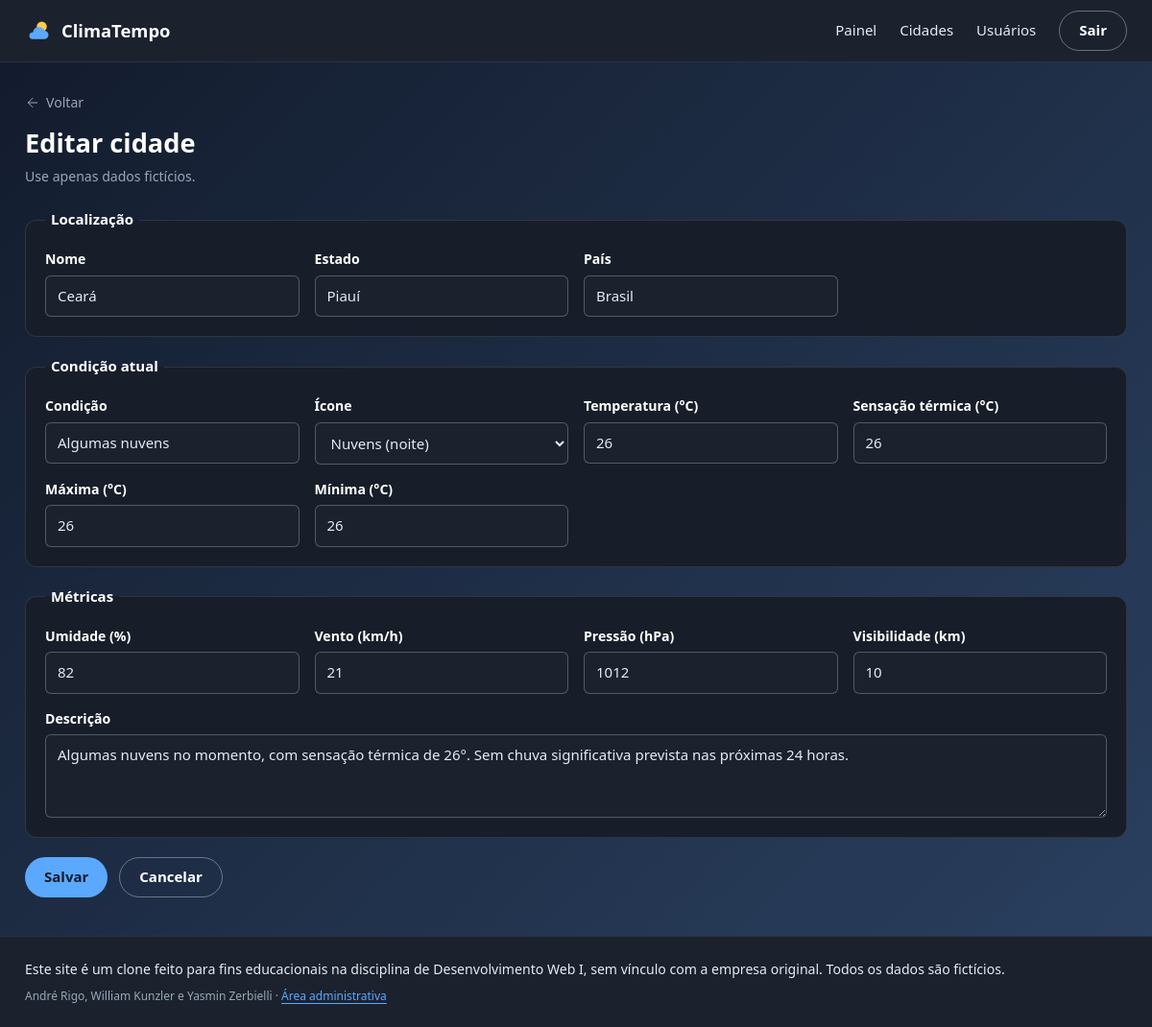
The app's page /admin/cidade-form.php?id=1 (signed in) with its own data.
### tables this page shows
CREATE TABLE cidades (
    id INT AUTO_INCREMENT PRIMARY KEY,
    nome VARCHAR(60) NOT NULL,
    estado VARCHAR(60) NOT NULL,
    pais VARCHAR(60) NOT NULL,
    temperatura INT NOT NULL,
    sensacao INT NOT NULL,
    maxima INT NOT NULL,
    minima INT NOT NULL,
    condicao VARCHAR(60) NOT NULL,
    icone VARCHAR(30) NOT NULL,
    umidade INT NOT NULL,
    vento INT NOT NULL,
    pressao INT NOT NULL,
    visibilidade INT NOT NULL,
    descricao VARCHAR(500) NOT NULL DEFAULT '',
    atualizado_em DATETIME NOT NULL DEFAULT CURRENT_TIMESTAMP ON UPDATE CURRENT_TIMESTAMP
);

### includes/conexao.php (called while the page is built)
<?php
function conexao()
{
    static $pdo = null;
    if ($pdo == null) {
        try {
            $pdo = new PDO('mysql:host=' . DB_HOST . ';dbname=' . DB_NOME . ';charset=utf8mb4', DB_USUARIO, DB_SENHA);
            $pdo->setAttribute(PDO::ATTR_ERRMODE, PDO::ERRMODE_EXCEPTION);
            $pdo->setAttribute(PDO::ATTR_DEFAULT_FETCH_MODE, PDO::FETCH_ASSOC);
        } catch (PDOException $erro) {
            die('Erro ao conectar com o banco de dados.');
        }
    }
    return $pdo;
}

### includes/dados.php (called while the page is built, shortened)
<?php
function buscarCidade($id)
{
    $sql = conexao()->prepare('SELECT * FROM cidades WHERE id = ?');
    $sql->execute([$id]);
    return $sql->fetch();
}

### includes/funcoes.php (called while the page is built, shortened)
<?php
function e($texto)
{
    return htmlspecialchars((string) $texto, ENT_QUOTES, 'UTF-8');
}

### includes/regras.php (called while the page is built, shortened)
<?php
function iconesClima()
{
    return [
        'sun' => 'Sol',
        'cloud-sun' => 'Sol entre nuvens',
        'cloud' => 'Nublado',
        'cloud-moon' => 'Nuvens (noite)',
        'moon' => 'Céu limpo (noite)',
        'cloud-rain' => 'Chuva',
        'cloud-lightning' => 'Tempestade',
        'cloud-fog' => 'Neblina',
    ];
}

### public/admin/cidade-form.php (the view, shortened to what this page needs)
<?php
$id = $_GET['id'] ?? null;
$erros = [];
if ($id) {
    $cidade = buscarCidade($id);
}
require __DIR__ . '/../../includes/header.php';
?>
    <main class="container admin">
        <a href="cidades.php" class="admin-voltar"><i data-lucide="arrow-left" aria-hidden="true"></i> Voltar</a>
        <h1><?= $id ? 'Editar cidade' : 'Nova cidade' ?></h1>
        <p class="texto-auxiliar admin-subtitulo">Use apenas dados fictícios.</p>
        <form class="admin-form" method="post" novalidate>
            <fieldset>
                <legend>Localização</legend>
                <div class="campo">
                    <label for="nome">Nome</label>
                    <input type="text" id="nome" name="nome" value="<?= e($cidade['nome']) ?>" maxlength="60" required class="<?= isset($erros['nome']) ? 'campo-erro' : '' ?>">
                </div>
                <div class="campo">
                    <label for="estado">Estado</label>
                    <input type="text" id="estado" name="estado" value="<?= e($cidade['estado']) ?>" maxlength="60" required class="<?= isset($erros['estado']) ? 'campo-erro' : '' ?>">
                </div>
                <div class="campo">
                    <label for="pais">País</label>
                    <input type="text" id="pais" name="pais" value="<?= e($cidade['pais']) ?>" maxlength="60" required class="<?= isset($erros['pais']) ? 'campo-erro' : '' ?>">
                </div>
            </fieldset>
            <fieldset>
                <legend>Condição atual</legend>
                <div class="campo">
                    <label for="condicao">Condição</label>
                    <input type="text" id="condicao" name="condicao" value="<?= e($cidade['condicao']) ?>" maxlength="60" placeholder="Algumas nuvens" required class="<?= isset($erros['condicao']) ? 'campo-erro' : '' ?>">
                </div>
                <div class="campo">
                    <label for="icone">Ícone</label>
                    <select id="icone" name="icone" required>
                        <?php foreach (iconesClima() as $icone => $nome): ?>
                            <option value="<?= $icone ?>" <?= $cidade['icone'] == $icone ? 'selected' : '' ?>><?= $nome ?></option>
                        <?php endforeach; ?>
                    </select>
                </div>
                <div class="campo">
                    <label for="temperatura">Temperatura (°C)</label>
                    <input type="number" id="temperatura" name="temperatura" value="<?= e($cidade['temperatura']) ?>" min="-60" max="60" required class="<?= isset($erros['temperatura']) ? 'campo-erro' : '' ?>">
                </div>
                <div class="campo">
                    <label for="sensacao">Sensação térmica (°C)</label>
                    <input type="number" id="sensacao" name="sensacao" value="<?= e($cidade['sensacao']) ?>" min="-60" max="60" required class="<?= isset($erros['sensacao']) ? 'campo-erro' : '' ?>">
                </div>
                <div class="campo">
                    <label for="maxima">Máxima (°C)</label>
                    <input type="number" id="maxima" name="maxima" value="<?= e($cidade['maxima']) ?>" min="-60" max="60" required class="<?= isset($erros['maxima']) ? 'campo-erro' : '' ?>">
                </div>
                <div class="campo">
                    <label for="minima">Mínima (°C)</label>
                    <input type="number" id="minima" name="minima" value="<?= e($cidade['minima']) ?>" min="-60" max="60" required class="<?= isset($erros['minima']) ? 'campo-erro' : '' ?>">
                </div>
            </fieldset>
            <fieldset>
                <legend>Métricas</legend>
                <div class="campo">
                    <label for="umidade">Umidade (%)</label>
                    <input type="number" id="umidade" name="umidade" value="<?= e($cidade['umidade']) ?>" min="0" max="100" required class="<?= isset($erros['umidade']) ? 'campo-erro' : '' ?>">
                </div>
                <div class="campo">
                    <label for="vento">Vento (km/h)</label>
                    <input type="number" id="vento" name="vento" value="<?= e($cidade['vento']) ?>" min="0" max="300" required class="<?= isset($erros['vento']) ? 'campo-erro' : '' ?>">
                </div>
                <div class="campo">
                    <label for="pressao">Pressão (hPa)</label>
                    <input type="number" id="pressao" name="pressao" value="<?= e($cidade['pressao']) ?>" min="850" max="1100" required class="<?= isset($erros['pressao']) ? 'campo-erro' : '' ?>">
                </div>
                <div class="campo">
                    <label for="visibilidade">Visibilidade (km)</label>
                    <input type="number" id="visibilidade" name="visibilidade" value="<?= e($cidade['visibilidade']) ?>" min="0" max="50" required class="<?= isset($erros['visibilidade']) ? 'campo-erro' : '' ?>">
                </div>
                <div class="campo campo-largo">
                    <label for="descricao">Descrição</label>
                    <textarea id="descricao" name="descricao" rows="3" maxlength="500"><?= e($cidade['descricao']) ?></textarea>
                </div>
            </fieldset>
            <div class="admin-form-botoes">
                <button type="submit" class="botao-primario">Salvar</button>
                <a href="cidades.php" class="botao-contorno">Cancelar</a>
            </div>
        </form>
    </main>
<?php require __DIR__ . '/../../includes/footer.php'; ?>

### public/assets/css/style.css (style rules this page uses)
:root { --cor-fundo-inicial: #121B2C; --cor-fundo-final: #2B4161; --cor-superficie-elevada: #1B222E; --cor-superficie-card: #181E29; --gradiente-fundo: linear-gradient(135deg, var(--cor-fundo-inicial), var(--cor-fundo-final)); --cor-texto-principal: #E6EBF2; --cor-texto-destaque: #FFFFFF; --cor-texto-secundario: #9AA6B6; --cor-erro: #F28B82; --cor-destaque: #5AA9FF; --cor-precipitacao: #2F7FD8; --cor-temperatura: #F39C33; --cor-sensacao-termica: #8E7CF0; --cor-qualidade-ar: #2ECC71; --fonte-base: "Segoe UI", system-ui, sans-serif; --peso-light: 300; --peso-regular: 400; --peso-semibold: 600; --peso-bold: 700; --fs-temperatura: 5rem; --fs-metricas: 1.8rem; --fs-titulo-cidade: 1.7rem; --fs-condicao: 1.25rem; --fs-titulo-secao: 1.15rem; --fs-marca: 1.15rem; --fs-descricao: 1.019rem; --fs-corpo: 0.9375rem; --fs-auxiliar-lg: 0.881rem; --fs-auxiliar-sm: 0.75rem; --lh-temperatura: 1; --lh-compacta: 1.2; --lh-padrao: 1.45; }
*, *::before, *::after { margin: 0; padding: 0; box-sizing: border-box; }
body { min-height: 100vh; display: flex; flex-direction: column; font-family: var(--fonte-base); font-size: var(--fs-corpo); font-weight: var(--peso-regular); line-height: var(--lh-padrao); color: var(--cor-texto-principal); background: var(--cor-fundo-inicial) var(--gradiente-fundo) fixed; }
h1, h2, h3 { color: var(--cor-texto-destaque); font-weight: var(--peso-semibold); line-height: var(--lh-compacta); }
h1 { font-size: var(--fs-titulo-cidade); }
.texto-auxiliar { font-size: var(--fs-auxiliar-lg); font-weight: var(--peso-regular); line-height: var(--lh-padrao); color: var(--cor-texto-secundario); }
a { color: inherit; text-decoration: none; }
button, input { font: inherit; color: inherit; }
svg { fill: none; stroke: currentColor; stroke-width: 1.5; stroke-linecap: round; stroke-linejoin: round; }
.container { width: 100%; max-width: 1180px; margin: 0 auto; padding: 0 16px; }
.botao-primario { display: inline-block; padding: 10px 20px; border-radius: 999px; background: var(--cor-destaque); color: var(--cor-fundo-inicial); font-weight: var(--peso-semibold); transition: filter 0.2s; }
.botao-contorno { padding: 9px 20px; border: 1px solid rgba(255, 255, 255, 0.35); border-radius: 999px; color: var(--cor-texto-destaque); font-weight: var(--peso-semibold); transition: background 0.2s; }
main { flex: 1; width: 100%; margin-bottom: 40px; }
button.botao-primario { border: none; cursor: pointer; }

### public/assets/css/admin.css (style rules this page uses)
.admin { padding-top: 32px; padding-bottom: 40px; }
.admin-subtitulo { margin: 8px 0 24px; }
.admin-voltar { display: inline-flex; align-items: center; gap: 6px; margin-bottom: 16px; color: var(--cor-texto-secundario); font-size: var(--fs-auxiliar-lg); transition: color 0.2s; }
.admin-voltar svg { width: 16px; height: 16px; }
.admin-form fieldset { display: grid; grid-template-columns: repeat(4, 1fr); gap: 16px; margin-bottom: 20px; padding: 20px; border: 1px solid rgba(255, 255, 255, 0.1); border-radius: 12px; background: var(--cor-superficie-card); }
.admin-form legend { padding: 0 6px; color: var(--cor-texto-destaque); font-weight: var(--peso-semibold); }
.campo { display: flex; flex-direction: column; gap: 6px; }
.campo-largo { grid-column: 1 / -1; }
.campo label { color: var(--cor-texto-destaque); font-size: var(--fs-auxiliar-lg); font-weight: var(--peso-semibold); }
.admin-form input, .admin-form select, .admin-form textarea, .admin-filtro input { padding: 10px 12px; border: 1px solid rgba(255, 255, 255, 0.25); border-radius: 6px; background: var(--cor-superficie-elevada); color: var(--cor-texto-principal); font: inherit; transition: border-color 0.2s; }
.admin-form-botoes { display: flex; gap: 12px; }

### records on screen
cidades: nome "Ceará", estado "Piauí", pais "Brasil", condicao "Algumas nuvens", icone "Nuvens (noite)", temperatura "26", sensacao "26", maxima "26", minima "26", umidade "82", vento "21", pressao "1012", visibilidade "10", descricao "Algumas nuvens no momento, com sensação térmica de 26°. Sem chuva significativa prevista nas próximas 24 horas."
